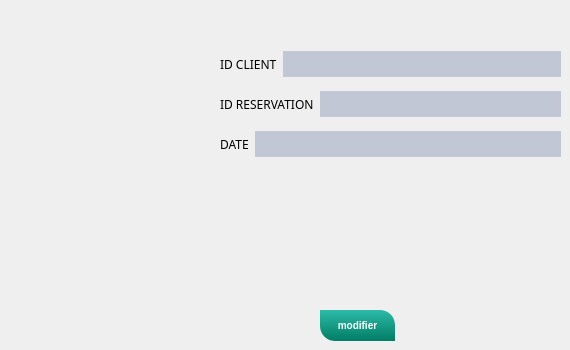
      <widget class="QWidget" name="tab_19">
       <attribute name="title">
        <string>Modifier Reservation</string>
       </attribute>
       <widget class="QPushButton" name="modifmenub_2">
        <property name="geometry">
         <rect>
          <x>320</x>
          <y>310</y>
          <width>75</width>
          <height>31</height>
         </rect>
        </property>
        <property name="styleSheet">
         <string notr="true">QPushButton
{
	background-color: qlineargradient(spread:repeat, x1:1, y1:0, x2:1, y2:1, stop:0 rgba(44, 187, 167, 255),stop:1 rgba(1, 125, 101, 255));
	color: #fff;
	font-size: 10px;
	font-weight: bold;
	border-top-right-radius: 15px;
	border-top-left-radius: 0px;
	border-bottom-right-radius: 0px;
	border-bottom-left-radius: 15px;
	padding: 10px;

}


QPushButton::disabled
{
	background-color: #5c5c5c;

}


QPushButton::hover
{
	background-color: #fca503;

}


QPushButton::pressed
{
	background-color: #3d4ef2;

}

</string>
        </property>
        <property name="text">
         <string>modifier</string>
        </property>
       </widget>
       <widget class="QWidget" name="layoutWidget_7">
        <property name="geometry">
         <rect>
          <x>220</x>
          <y>50</y>
          <width>341</width>
          <height>28</height>
         </rect>
        </property>
        <layout class="QHBoxLayout" name="horizontalLayout_16">
         <item>
          <widget class="QLabel" name="label_55">
           <property name="font">
            <font>
             <family>Segoe Print</family>
            </font>
           </property>
           <property name="text">
            <string>ID CLIENT</string>
           </property>
          </widget>
         </item>
         <item>
          <widget class="QLineEdit" name="modifmenu_2">
           <property name="styleSheet">
            <string notr="true">	background-color: #c2c7d5;
	color: #2a547f;
	border: none;
	padding: 5px;
</string>
           </property>
          </widget>
         </item>
        </layout>
       </widget>
       <widget class="QWidget" name="layoutWidget_8">
        <property name="geometry">
         <rect>
          <x>220</x>
          <y>90</y>
          <width>341</width>
          <height>28</height>
         </rect>
        </property>
        <layout class="QHBoxLayout" name="horizontalLayout_17">
         <item>
          <widget class="QLabel" name="label_56">
           <property name="font">
            <font>
             <family>Segoe Print</family>
            </font>
           </property>
           <property name="text">
            <string>ID RESERVATION</string>
           </property>
          </widget>
         </item>
         <item>
          <widget class="QLineEdit" name="modifmenu2_2">
           <property name="styleSheet">
            <string notr="true">	background-color: #c2c7d5;
	color: #2a547f;
	border: none;
	padding: 5px;
</string>
           </property>
          </widget>
         </item>
        </layout>
       </widget>
       <widget class="QWidget" name="layoutWidget_9">
        <property name="geometry">
         <rect>
          <x>220</x>
          <y>130</y>
          <width>341</width>
          <height>28</height>
         </rect>
        </property>
        <layout class="QHBoxLayout" name="horizontalLayout_18">
         <item>
          <widget class="QLabel" name="label_57">
           <property name="font">
            <font>
             <family>Segoe Print</family>
            </font>
           </property>
           <property name="text">
            <string>DATE</string>
           </property>
          </widget>
         </item>
         <item>
          <widget class="QLineEdit" name="modifmenu3_2">
           <property name="styleSheet">
            <string notr="true">	background-color: #c2c7d5;
	color: #2a547f;
	border: none;
	padding: 5px;
</string>
           </property>
          </widget>
         </item>
        </layout>
       </widget>
      </widget>
